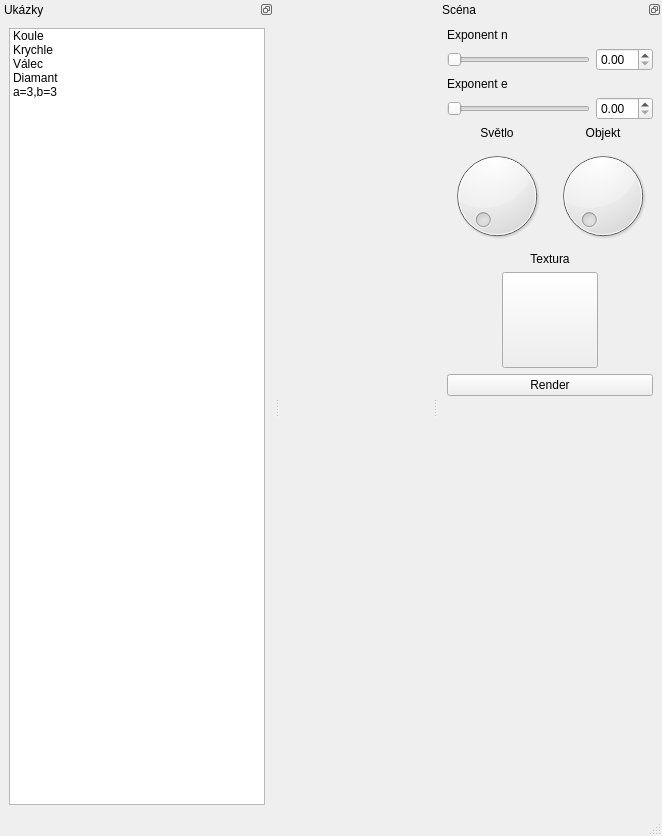
<?xml version="1.0" encoding="UTF-8"?>
<ui version="4.0">
 <class>MainWindow</class>
 <widget class="QMainWindow" name="MainWindow">
  <property name="geometry">
   <rect>
    <x>0</x>
    <y>0</y>
    <width>662</width>
    <height>836</height>
   </rect>
  </property>
  <property name="minimumSize">
   <size>
    <width>0</width>
    <height>0</height>
   </size>
  </property>
  <property name="windowTitle">
   <string>MainWindow</string>
  </property>
  <property name="windowIcon">
   <iconset resource="resources.qrc">
    <normaloff>:/main_icon/main_64.png</normaloff>:/main_icon/main_64.png</iconset>
  </property>
  <widget class="QWidget" name="centralwidget">
   <layout class="QGridLayout" name="gridding">
    <property name="margin">
     <number>0</number>
    </property>
    <property name="spacing">
     <number>0</number>
    </property>
   </layout>
  </widget>
  <widget class="QStatusBar" name="statusbar"/>
  <widget class="QDockWidget" name="scene_dock">
   <property name="features">
    <set>QDockWidget::DockWidgetFloatable|QDockWidget::DockWidgetMovable</set>
   </property>
   <property name="allowedAreas">
    <set>Qt::RightDockWidgetArea</set>
   </property>
   <property name="windowTitle">
    <string>Scéna</string>
   </property>
   <attribute name="dockWidgetArea">
    <number>2</number>
   </attribute>
   <widget class="QWidget" name="dockWidgetContents_2">
    <layout class="QVBoxLayout" name="verticalLayout_2">
     <item>
      <layout class="QVBoxLayout" name="verticalLayout">
       <item>
        <layout class="QGridLayout" name="gridLayout_2">
         <item row="0" column="0">
          <widget class="QLabel" name="label_3">
           <property name="text">
            <string>Exponent n</string>
           </property>
          </widget>
         </item>
         <item row="1" column="0">
          <widget class="QSlider" name="slideExponentN">
           <property name="orientation">
            <enum>Qt::Horizontal</enum>
           </property>
          </widget>
         </item>
         <item row="1" column="1">
          <widget class="QDoubleSpinBox" name="spinExponentN"/>
         </item>
         <item row="2" column="0">
          <widget class="QLabel" name="label_4">
           <property name="text">
            <string>Exponent e</string>
           </property>
          </widget>
         </item>
         <item row="3" column="0">
          <widget class="QSlider" name="slideExponentE">
           <property name="orientation">
            <enum>Qt::Horizontal</enum>
           </property>
          </widget>
         </item>
         <item row="3" column="1">
          <widget class="QDoubleSpinBox" name="spinExponentE"/>
         </item>
        </layout>
       </item>
       <item>
        <layout class="QGridLayout" name="gridLayout_3">
         <item row="1" column="0">
          <widget class="QDial" name="dialLight"/>
         </item>
         <item row="0" column="0">
          <widget class="QLabel" name="label_5">
           <property name="text">
            <string>Světlo</string>
           </property>
           <property name="alignment">
            <set>Qt::AlignCenter</set>
           </property>
          </widget>
         </item>
         <item row="0" column="1">
          <widget class="QLabel" name="label_6">
           <property name="text">
            <string>Objekt</string>
           </property>
           <property name="alignment">
            <set>Qt::AlignCenter</set>
           </property>
          </widget>
         </item>
         <item row="1" column="1">
          <widget class="QDial" name="dial_2"/>
         </item>
        </layout>
       </item>
       <item>
        <widget class="QLabel" name="label_7">
         <property name="text">
          <string>Textura</string>
         </property>
         <property name="alignment">
          <set>Qt::AlignCenter</set>
         </property>
        </widget>
       </item>
       <item>
        <layout class="QHBoxLayout" name="horizontalLayout">
         <item>
          <widget class="QPushButton" name="pushButton">
           <property name="sizePolicy">
            <sizepolicy hsizetype="Fixed" vsizetype="Preferred">
             <horstretch>1</horstretch>
             <verstretch>1</verstretch>
            </sizepolicy>
           </property>
           <property name="minimumSize">
            <size>
             <width>96</width>
             <height>96</height>
            </size>
           </property>
           <property name="baseSize">
            <size>
             <width>0</width>
             <height>0</height>
            </size>
           </property>
           <property name="text">
            <string/>
           </property>
           <property name="icon">
            <iconset resource="resources.qrc">
             <normaloff>:/blah/tileable.jpg</normaloff>:/blah/tileable.jpg</iconset>
           </property>
           <property name="iconSize">
            <size>
             <width>80</width>
             <height>80</height>
            </size>
           </property>
           <property name="default">
            <bool>false</bool>
           </property>
           <property name="flat">
            <bool>false</bool>
           </property>
          </widget>
         </item>
        </layout>
       </item>
      </layout>
     </item>
     <item>
      <widget class="QPushButton" name="pushButton_2">
       <property name="text">
        <string>Render</string>
       </property>
      </widget>
     </item>
     <item>
      <spacer name="verticalSpacer">
       <property name="orientation">
        <enum>Qt::Vertical</enum>
       </property>
       <property name="sizeHint" stdset="0">
        <size>
         <width>20</width>
         <height>40</height>
        </size>
       </property>
      </spacer>
     </item>
    </layout>
    <zorder>pushButton_2</zorder>
    <zorder>verticalLayoutWidget</zorder>
    <zorder>pushButton</zorder>
    <zorder>gridLayoutWidget</zorder>
   </widget>
  </widget>
  <widget class="QDockWidget" name="dock_example">
   <property name="sizePolicy">
    <sizepolicy hsizetype="Minimum" vsizetype="Minimum">
     <horstretch>0</horstretch>
     <verstretch>0</verstretch>
    </sizepolicy>
   </property>
   <property name="features">
    <set>QDockWidget::DockWidgetFloatable|QDockWidget::DockWidgetMovable</set>
   </property>
   <property name="allowedAreas">
    <set>Qt::BottomDockWidgetArea|Qt::LeftDockWidgetArea|Qt::TopDockWidgetArea</set>
   </property>
   <property name="windowTitle">
    <string>Ukázky</string>
   </property>
   <attribute name="dockWidgetArea">
    <number>1</number>
   </attribute>
   <widget class="QWidget" name="dockWidgetContents_3">
    <layout class="QVBoxLayout" name="verticalLayout_3">
     <item>
      <widget class="QListWidget" name="listWidget">
       <property name="sizePolicy">
        <sizepolicy hsizetype="Preferred" vsizetype="Preferred">
         <horstretch>0</horstretch>
         <verstretch>0</verstretch>
        </sizepolicy>
       </property>
       <property name="frameShape">
        <enum>QFrame::StyledPanel</enum>
       </property>
       <property name="frameShadow">
        <enum>QFrame::Sunken</enum>
       </property>
       <property name="lineWidth">
        <number>1</number>
       </property>
       <property name="selectionBehavior">
        <enum>QAbstractItemView::SelectItems</enum>
       </property>
       <property name="iconSize">
        <size>
         <width>32</width>
         <height>32</height>
        </size>
       </property>
       <property name="movement">
        <enum>QListView::Static</enum>
       </property>
       <property name="flow">
        <enum>QListView::TopToBottom</enum>
       </property>
       <property name="isWrapping" stdset="0">
        <bool>true</bool>
       </property>
       <property name="resizeMode">
        <enum>QListView::Adjust</enum>
       </property>
       <property name="layoutMode">
        <enum>QListView::SinglePass</enum>
       </property>
       <property name="spacing">
        <number>10</number>
       </property>
       <property name="viewMode">
        <enum>QListView::ListMode</enum>
       </property>
       <property name="uniformItemSizes">
        <bool>true</bool>
       </property>
       <property name="wordWrap">
        <bool>false</bool>
       </property>
       <property name="selectionRectVisible">
        <bool>false</bool>
       </property>
       <property name="sortingEnabled">
        <bool>false</bool>
       </property>
       <item>
        <property name="text">
         <string>Koule</string>
        </property>
        <property name="icon">
         <iconset resource="resources.qrc">
          <normaloff>:/blah/koule.png</normaloff>:/blah/koule.png</iconset>
        </property>
       </item>
       <item>
        <property name="text">
         <string>Krychle</string>
        </property>
        <property name="icon">
         <iconset resource="resources.qrc">
          <normaloff>:/blah/krychle.png</normaloff>:/blah/krychle.png</iconset>
        </property>
       </item>
       <item>
        <property name="text">
         <string>Válec</string>
        </property>
        <property name="icon">
         <iconset resource="resources.qrc">
          <normaloff>:/blah/valec.png</normaloff>:/blah/valec.png</iconset>
        </property>
       </item>
       <item>
        <property name="text">
         <string>Diamant</string>
        </property>
        <property name="icon">
         <iconset resource="resources.qrc">
          <normaloff>:/blah/diamant.png</normaloff>:/blah/diamant.png</iconset>
        </property>
       </item>
       <item>
        <property name="text">
         <string>a=3,b=3</string>
        </property>
        <property name="icon">
         <iconset resource="resources.qrc">
          <normaloff>:/blah/33.png</normaloff>:/blah/33.png</iconset>
        </property>
       </item>
      </widget>
     </item>
    </layout>
   </widget>
  </widget>
  <action name="actionOpen">
   <property name="text">
    <string>Open</string>
   </property>
  </action>
  <action name="actionSave">
   <property name="text">
    <string>Save</string>
   </property>
  </action>
  <action name="actionSave_As">
   <property name="text">
    <string>Save As</string>
   </property>
  </action>
  <action name="actionQuit">
   <property name="text">
    <string>Quit</string>
   </property>
  </action>
 </widget>
 <resources>
  <include location="resources.qrc"/>
 </resources>
 <connections/>
</ui>
